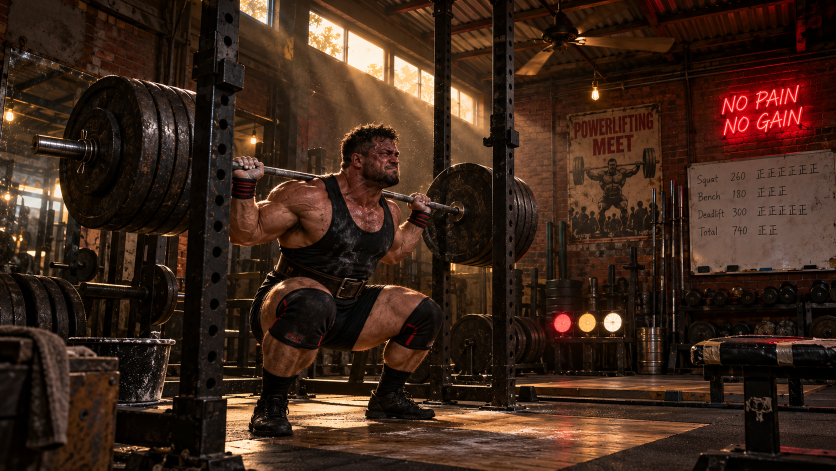
#> input picture docs/健力健身房/01-拆景/gym1.png, 1672 x 941 px (shown at 1/2 size)
$ python build_layers.py
#> lines starting #> are read from the running program, lines starting #| are printed output that depends on the picture; after the words box and inside, x2 and y2 are one past the last pixel; in counts of white or black regions, pixels touching at a corner belong together
from PIL import Image, ImageDraw
import numpy as np, cv2, json, hashlib
from pathlib import Path
P=Path(__file__).parent
src=Image.open(P/'gym1.png').convert('RGB'); W,H=src.size
#> further down, src is the input picture: PIL image 1672x941 RGB; mean R, G, B 60.9, 38.7, 26.7
#> after `W, H = src.size`: W = 1672; H = 941
masks=[Image.new('L',(W,H),0) for _ in range(4)]
def poly(layer,pts): ImageDraw.Draw(masks[layer]).polygon(pts,fill=255)
def ell(layer,box): ImageDraw.Draw(masks[layer]).ellipse(box,fill=255)
def line(layer,pts,width): ImageDraw.Draw(masks[layer]).line(pts,fill=255,width=width)
# Midground floor, following the wall/floor junction.
poly(2,[(0,752),(226,746),(419,750),(663,744),(891,746),(1100,746),(1346,748),(1671,753),(1671,940),(0,940)])
# Left storage plates and stand; equipment in front of the mirror.
poly(2,[(0,548),(21,544),(60,551),(99,557),(126,571),(148,598),(165,631),(169,676),(162,715),(144,741),(0,756)])
for b in [(141,497,195,563),(290,529,354,652)]: ell(2,b)
line(2,[(104,529),(156,535)],10)
line(2,[(166,576),(442,596)],23)
poly(2,[(198,453),(251,451),(247,550),(233,548),(229,749),(213,753),(214,475),(201,476)])
poly(2,[(306,466),(344,469),(337,541),(319,543),(311,744),(292,752)])
poly(2,[(266,457),(291,462),(275,750),(257,756)])
poly(2,[(151,460),(170,465),(157,496),(146,500)])
line(2,[(143,674),(354,678)],12)
line(2,[(161,744),(344,749)],16)
poly(2,[(481,487),(494,487),(493,745),(481,746)])
poly(2,[(511,521),(531,521),(528,745),(514,745)])
line(2,[(450,549),(549,549)],10)
# Right wall equipment: narrow vertical bar storage with visible gaps.
for x,y,w in [(1095,444,12),(1117,442,15),(1180,557,13),(1216,531,13),(1260,496,14),(1306,377,11),(1322,390,8),(1342,361,8),(1355,371,8),(1367,405,7)]:
 poly(2,[(x,y),(x+w,y),(x+w+1,746),(x-1,746)])
line(2,[(1247,532),(1289,534)],12)
line(2,[(1206,587),(1251,588)],10)
line(2,[(1295,444),(1373,445)],8)
for x,y,w in [(1018,537,27),(1058,535,18)]:
 poly(2,[(x,y),(x+w,y),(x+w,730),(x,730)])
line(2,[(1010,570),(1087,574)],10)
for b in [(897,627,996,748),(932,628,1038,744),(969,634,1064,742),(1004,635,1087,737)]: ell(2,b)
line(2,[(896,748),(1089,747)],13)
poly(2,[(1087,564),(1098,558),(1155,558),(1168,564),(1165,621),(1088,623)])
# Referee lamp box and stand.
poly(2,[(1096,621),(1253,620),(1260,630),(1257,681),(1250,688),(1102,688),(1093,677)])
line(2,[(1103,680),(1104,747)],13); line(2,[(1245,681),(1241,750)],12)
line(2,[(1093,746),(1264,748)],10)
# Steel keg.
poly(2,[(1273,658),(1294,653),(1327,654),(1338,660),(1335,738),(1328,747),(1283,748),(1274,741)])
# Dumbbells and rack.
for b in [(1370,578,1408,615),(1407,575,1444,613),(1441,580,1479,616),(1479,576,1518,613),(1518,574,1559,612),(1554,568,1595,609),(1612,560,1660,606),(1655,568,1693,611),(1368,643,1430,704),(1428,643,1485,700),(1482,642,1534,698),(1532,640,1586,697),(1604,633,1687,708)]: ell(2,b)
line(2,[(1361,617),(1671,610)],15)
line(2,[(1362,706),(1671,705)],15)
line(2,[(1359,609),(1355,749)],18)
line(2,[(1598,610),(1606,749)],17)
line(2,[(1360,748),(1671,747)],13)
for b in [(1386,713,1423,750),(1421,715,1458,750),(1457,714,1490,750),(1490,714,1525,750),(1528,715,1567,749)]: ell(2,b)
# More background storage behind the lifter.
for x,y,w in [(694,510,13),(735,505,12),(792,511,14),(831,527,12)]:
 poly(2,[(x,y),(x+w,y),(x+w,744),(x,744)])
line(2,[(658,557),(857,555)],9)
# The lifting platform occupies the nearest plane.
poly(1,[(325,790),(519,783),(737,793),(1025,813),(1427,845),(1116,940),(456,940),(224,906),(229,820)])
# Main front-left upright, J-hook, and its foot.
poly(1,[(405,0),(480,0),(477,120),(488,126),(489,174),(470,183),(449,793),(455,906),(486,915),(492,940),(330,940),(334,921),(350,905),(347,827),(345,793),(358,791),(387,177),(382,174),(385,106),(399,99)])
# Main right upright and hook.
poly(1,[(985,0),(1027,0),(1027,259),(1037,264),(1039,291),(1028,294),(1031,804),(1053,811),(1054,821),(974,816),(971,802),(978,294),(966,290),(966,277),(978,274)])
# Rear rack upright, upper bracket and foot.
poly(1,[(865,0),(904,0),(903,24),(914,27),(913,40),(901,41),(902,778),(915,786),(916,805),(855,804),(852,791),(861,780),(865,31),(854,27),(854,17),(864,15)])
# Rear left upright and rack beams (visible fragments).
poly(1,[(615,300),(641,294),(652,300),(651,356),(635,358),(631,747),(641,755),(638,774),(602,775),(604,758),(615,754)])
line(1,[(441,762),(870,773)],25)
line(1,[(445,606),(520,606)],16)
line(1,[(446,661),(511,665)],8)
line(1,[(735,685),(718,762)],17)
line(1,[(902,777),(991,790)],23)
# Loaded barbell: left stack exact exterior silhouette, sleeve, connecting shaft.
poly(1,[(126,275),(138,235),(154,202),(173,176),(196,159),(220,151),(239,150),(258,156),(280,157),(302,165),(327,167),(355,174),(388,181),(397,190),(390,402),(380,441),(371,460),(352,470),(327,473),(303,467),(284,466),(263,462),(242,461),(223,459),(200,460),(181,457),(162,448),(146,433),(133,408),(125,380),(120,346),(119,315)])
poly(1,[(70,270),(166,280),(177,276),(190,284),(191,312),(182,321),(169,318),(67,309),(62,301),(62,284)])
line(1,[(471,331),(916,421)],17)
ell(1,(834,325,1021,531))
poly(1,[(974,335),(1002,343),(1028,354),(1045,364),(1063,389),(1074,414),(1076,447),(1069,480),(1054,507),(1035,526),(1005,534),(961,535),(920,527)])
# Lifter exterior. Hair, hands, forearms, torso, knees, boots.
poly(1,[(465,318),(474,313),(481,317),(486,312),(493,316),(498,313),(506,318),(510,315),(520,323),(526,328),(528,344),(524,354),(517,365),(512,391),(508,405),(522,398),(538,386),(551,374),(579,364),(608,354),(642,348),(676,330),(680,314),(679,293),(684,274),(693,261),(706,256),(716,248),(725,252),(736,245),(744,250),(755,247),(767,252),(780,250),(788,258),(797,265),(795,280),(796,292),(804,303),(800,312),(798,318),(800,335),(795,351),(786,362),(762,374),(763,384),(787,399),(810,407),(818,393),(825,386),(833,387),(839,393),(848,394),(852,402),(859,408),(862,420),(856,441),(847,453),(840,477),(828,502),(809,514),(785,524),(764,528),(738,520),(735,544),(724,558),(746,568),(780,566),(816,573),(842,585),(865,597),(877,610),(886,633),(884,656),(873,681),(858,709),(839,734),(825,758),(816,779),(824,791),(847,802),(858,810),(867,811),(873,824),(869,834),(850,838),(802,841),(779,838),(746,836),(734,830),(731,819),(736,801),(743,781),(747,766),(755,745),(768,714),(766,700),(759,681),(732,691),(708,699),(682,704),(653,704),(634,699),(622,723),(605,746),(591,762),(584,786),(580,805),(583,826),(586,846),(585,864),(576,872),(549,876),(515,874),(500,867),(497,853),(501,837),(503,818),(511,801),(517,782),(519,755),(522,741),(513,717),(505,690),(499,658),(497,626),(503,597),(515,572),(530,555),(530,539),(546,515),(556,489),(541,481),(522,487),(502,491),(482,488),(467,483),(456,473),(453,457),(456,432),(459,407),(462,384),(466,357)])
# Foreground: chalk bucket (including rim), wooden box and draped towel.
poly(0,[(129,676),(160,675),(185,674),(201,678),(230,677),(269,677),(303,677),(327,678),(346,677),(351,681),(349,688),(338,692),(323,774),(318,803),(305,811),(244,815),(216,807),(183,794),(158,757)])
poly(0,[(0,653),(26,649),(48,651),(69,655),(88,661),(104,668),(115,679),(126,698),(137,708),(157,704),(178,707),(191,715),(232,714),(237,719),(235,743),(241,751),(238,809),(229,889),(224,940),(0,940)])
# Foreground bench seat and separate feet, preserving open space below.
poly(0,[(1380,697),(1389,687),(1407,680),(1434,678),(1462,675),(1494,674),(1519,674),(1543,677),(1562,676),(1597,679),(1632,677),(1671,677),(1671,738),(1634,741),(1595,739),(1561,734),(1516,734),(1482,733),(1431,732),(1403,731),(1387,724)])
poly(0,[(1408,727),(1426,730),(1429,791),(1441,793),(1444,810),(1404,810),(1401,796),(1410,793)])
poly(0,[(1488,732),(1534,735),(1558,903),(1671,904),(1671,940),(1391,940),(1398,913),(1410,906),(1490,905)])
poly(0,[(1574,738),(1593,739),(1606,799),(1620,801),(1623,812),(1576,812),(1573,802),(1584,798)])
# Front-left rack foot extending towards the box.
poly(1,[(232,824),(350,815),(359,875),(334,896),(230,890)])
poly(1,[(228,902),(341,907),(348,940),(221,940)])
# Bench underside, rear feet and long floor rail.
poly(0,[(1403,728),(1671,733),(1671,759),(1430,759),(1406,750)])
poly(0,[(1416,750),(1447,750),(1448,808),(1417,809)])
poly(0,[(1577,752),(1604,754),(1609,810),(1575,809)])
poly(0,[(1402,806),(1671,811),(1671,825),(1402,817)])
# Each source pixel belongs to exactly one layer. Foremost wins all overlaps.
a=np.array(src); labels=np.full((H,W),3,np.uint8)
for i in [2,1,0]: labels[np.array(masks[i])>0]=i
names=['前景','中近景','中景','遠景']
for i,n in enumerate(names):
 out=np.zeros((H,W,4),np.uint8); sel=labels==i
 out[sel,:3]=a[sel]; out[sel,3]=255
 Image.fromarray(out).save(P/f'codex-{n}.png')
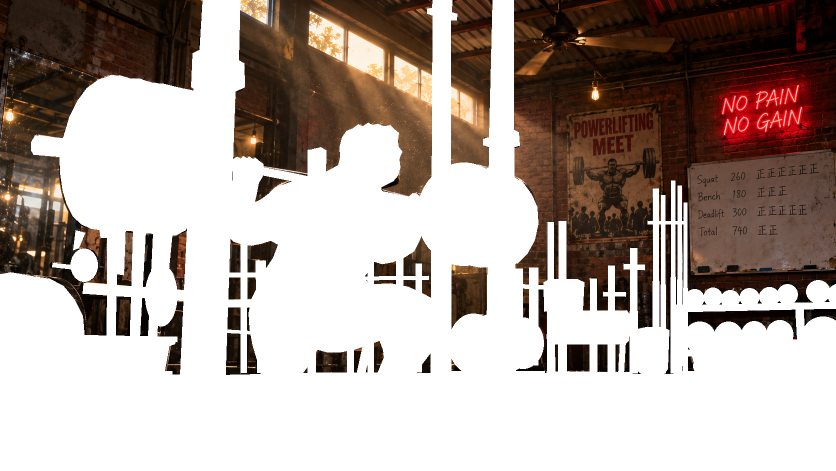
#> out: shape (941, 1672, 4) (shown at 1/2 size); mean R, G, B, A 32.3, 19.7, 13.2, 110.7; transparent parts drawn white
Image.fromarray(labels).save(P/'layer-labels.png')
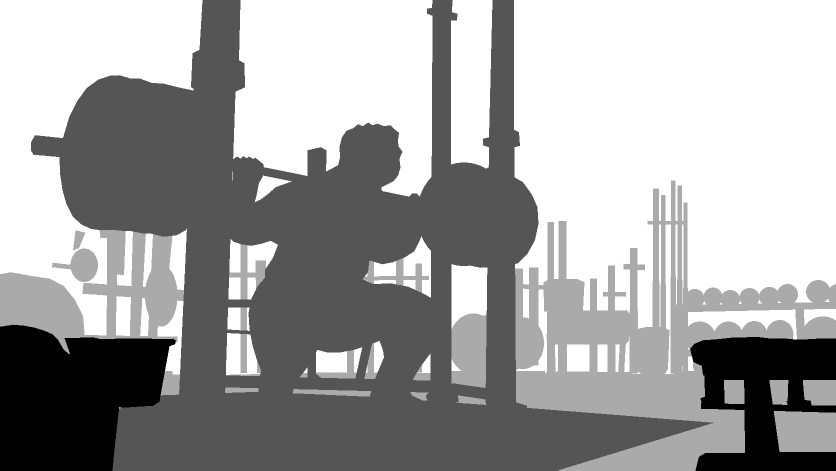
#> saved as layer-labels.png: PIL image 1672x941 L (shown at 1/2 size); min 0, max 3, mean 1.93; drawn with min black and max white
colors=np.array([[235,53,67],[246,137,42],[245,213,65],[52,112,204]],np.uint8)
Image.fromarray(colors[labels]).save(P/'check-遮罩.png')
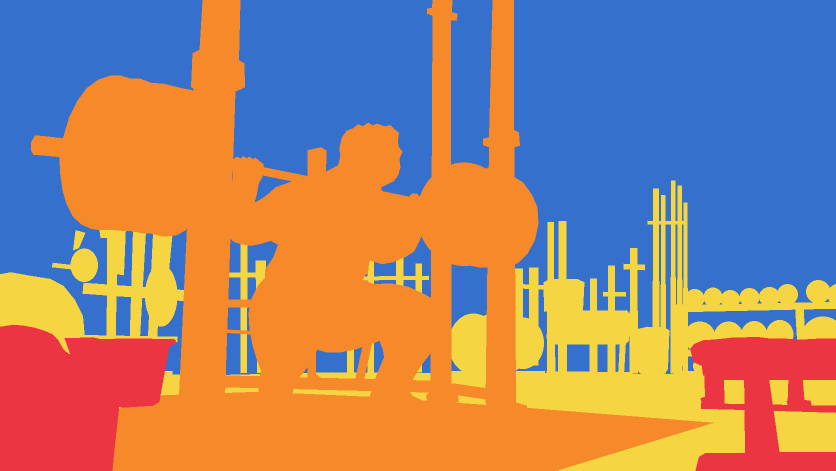
#> saved as check-遮罩.png: PIL image 1672x941 RGB (shown at 1/2 size); mean R, G, B 160.8, 130.2, 117.5
# Registration-preserving empty plate: source outside local repair regions.
# The platform is retained, so only the actual lifter/rack/foreground silhouettes need repairing.
platform=Image.new('L',(W,H),0)
#> platform: PIL image 1672x941 L; every value is 0
ImageDraw.Draw(platform).polygon([(325,790),(519,783),(737,793),(1025,813),(1427,845),(1116,940),(456,940),(224,906),(229,820)],fill=255)
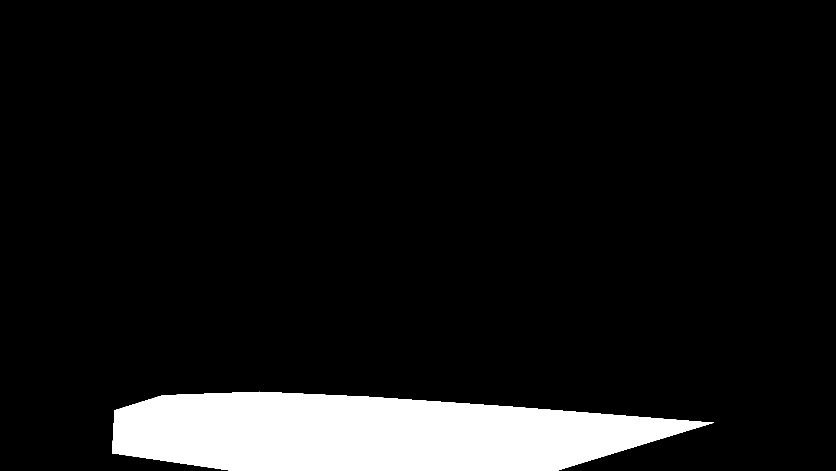
#> platform: PIL image 1672x941 L (shown at 1/2 size); 9% white; 1 white region, box (x1, y1, x2, y2) and area: (224, 783, 1428, 941) 142108
# Reconstruct a removal mask from the near mask, excluding platform-only pixels.
# A second drawing pass is avoided by retaining the contour provenance in the script.
# Main near objects extend over platform: use their occupied upper footprint plus boots/posts.
rem=((labels==0)|((labels==1)&(np.array(platform)==0))).astype(np.uint8)*255
#> rem: shape (941, 1672); 33.6% white; 3 white regions, box (x1, y1, x2, y2) and area: (62, 0, 1077, 816) 400082, (0, 649, 456, 941) 80562, (1380, 674, 1672, 941) 47953
rd=ImageDraw.Draw(imrem:=Image.fromarray(rem))
for pts in [[(492,735),(615,735),(609,793),(594,884),(486,887)],[(723,744),(840,744),(884,811),(884,850),(720,850)],[(340,755),(458,755),(463,903),(499,918),(503,940),(325,940)],[(851,739),(916,739),(924,813),(848,813)],[(970,740),(1044,740),(1065,829),(961,829)],[(440,749),(883,755),(887,798),(440,794)]]: rd.polygon(pts,fill=255)
rem=np.array(imrem)
rem=np.maximum(rem,np.array(platform))
#> rem: shape (941, 1672); 43% white; 2 white regions, box (x1, y1, x2, y2) and area: (0, 0, 1428, 941) 628832, (1380, 674, 1672, 941) 47953
rem=cv2.dilate(rem,np.ones((13,13),np.uint8))
#> rem: shape (941, 1672); 47.1% white; 2 white regions, box (x1, y1, x2, y2) and area: (0, 0, 1434, 941) 683782, (1374, 668, 1672, 941) 57548
alpha=cv2.GaussianBlur(rem.astype(np.float32)/255,(15,15),3)[...,None]
gen=np.array(Image.open(P/'generated-empty.png').convert('RGB').resize((W,H),Image.Resampling.LANCZOS))
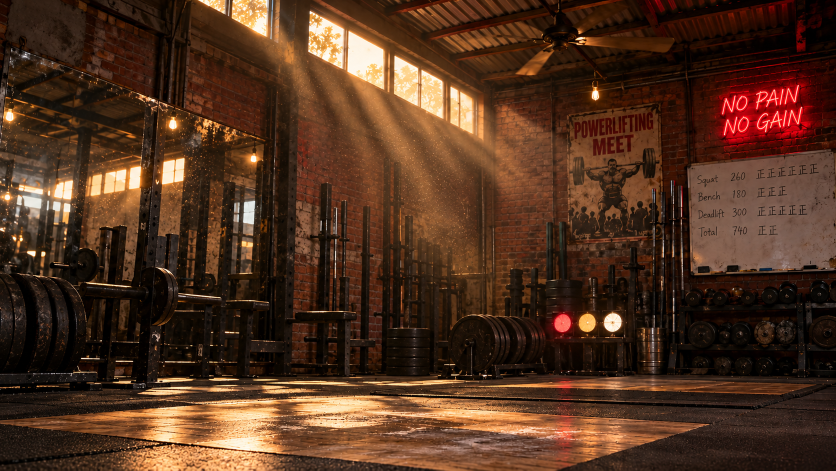
#> input picture docs/健力健身房/01-拆景/generated-empty.png, 1672 x 941 px (shown at 1/2 size)
#> gen is the input picture: shape (941, 1672, 3); mean R, G, B 81.3, 50.3, 31.6
empty=np.clip(a*(1-alpha)+gen*alpha,0,255).astype(np.uint8)
Image.fromarray(empty).save(P/'codex-空場.png')
Image.fromarray(rem).save(P/'repair-mask.png')
print('Saved layers and empty plate',src.size)
#| Saved layers and empty plate (1672, 941)
# Only paste the repaired whiteboard interior; all other pixels equal empty plate.
blankgen=np.array(Image.open(P/'generated-blank.png').convert('RGB').resize((W,H),Image.Resampling.LANCZOS))
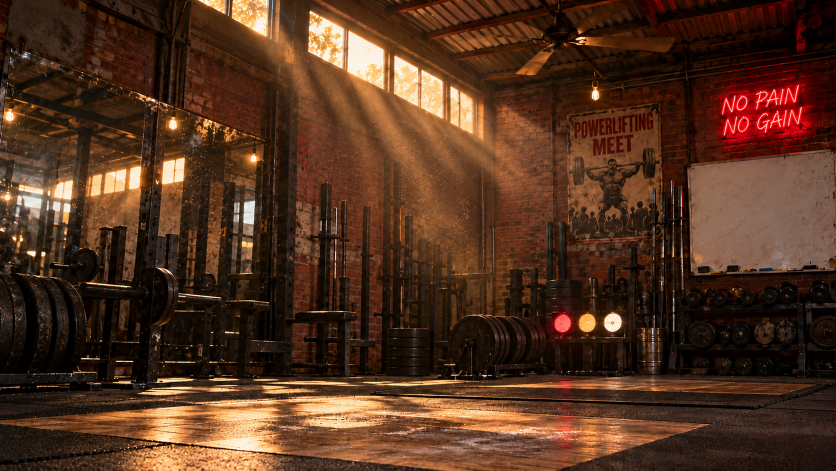
#> input picture docs/健力健身房/01-拆景/generated-blank.png, 1672 x 941 px (shown at 1/2 size)
#> blankgen is the input picture: shape (941, 1672, 3); mean R, G, B 83.2, 50.6, 31.4
bm=Image.new('L',(W,H),0)
ImageDraw.Draw(bm).polygon([(1380,335),(1671,306),(1671,533),(1388,541)],fill=255)
#> bm: PIL image 1672x941 L; 4% white; 1 white region, box (x1, y1, x2, y2) and area: (1380, 306, 1672, 542) 62445
ba=np.array(bm,dtype=np.float32)/255
ba=cv2.GaussianBlur(ba,(5,5),0.8)
ba=(np.rint(ba*255).astype(np.uint8).astype(np.float32)/255)[...,None]
#> ba: shape (941, 1672, 1) float32
blank=np.rint(np.clip(empty*(1-ba)+blankgen*ba,0,255)).astype(np.uint8)
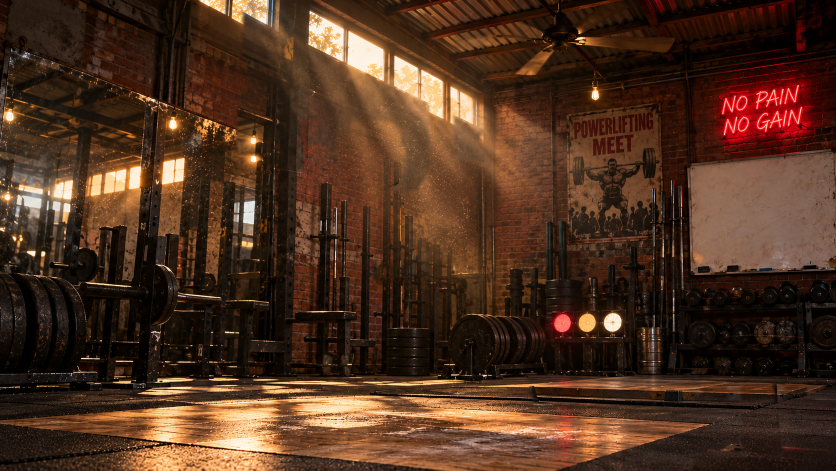
#> blank: shape (941, 1672, 3) (shown at 1/2 size); mean R, G, B 78.6, 49.6, 31.8
Image.fromarray(blank).save(P/'codex-白板空白.png')
Image.fromarray((ba[...,0]*255).astype(np.uint8)).save(P/'whiteboard-mask.png')
